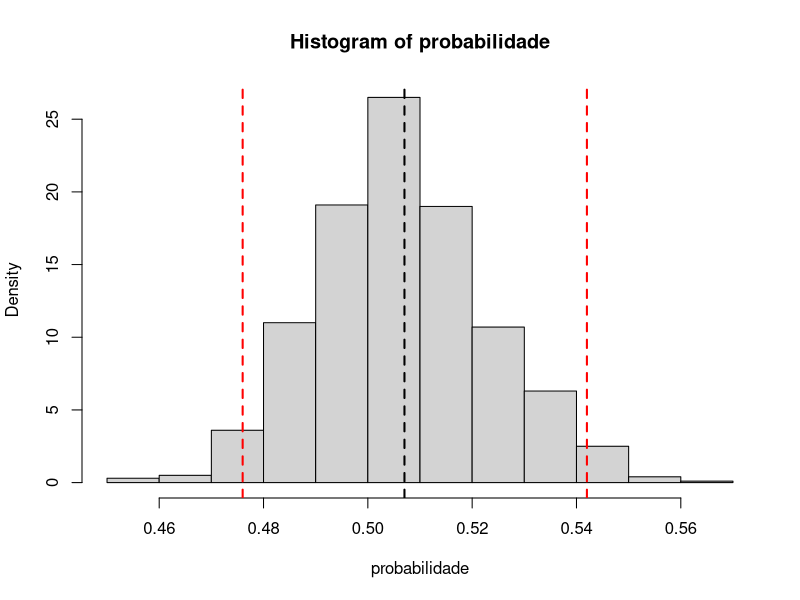

This figure's R source:
        #---------------------------------------------------# 
        #       Laboratório de Estatística (EST-064)        #
        # Prob. Aniversário e DataFormat - Aula12 26/08/24  #
        #---------------------------------------------------#

# Probabilidade com o dia do aniversário
aniversarios <- sample(1:365, size = 23, replace = TRUE)
aniversarios

## Estimativa com o pbirthday
pbirthday(n = 23)

## Verifica se há duplicados
duplicated(aniversarios)

## Verifica coincidencia
coincide <- min(1, sum(duplicated(aniversarios)))
coincide

#Limpando tudo
rm(list = ls())

## Criando com função para realizar essa operação de probabilidade com o dia do aniversario 
n = 23
birthday <- function(n){
  aniversarios <- sample(x = 1:365, size = n, replace = TRUE)
  qte <- sum(duplicated(aniversarios))
  coincide <- min(1, qte)
  return(coincide)
}

## Chamada da função
birthday(22)

## Usando o replicate para replicar a função 
resultados <- replicate(10000, birthday(22))
## Tipo do replicate padrão
str(resultados)
## Média dos resultados
mean(resultados)

## Estimando para 60
pbirthday(60)

resultados <- replicate(10000, birthday(60))
mean(resultados)

## Criando função simula
simula <- function(run = 1000, n = 23){
  resultados <- replicate(n = run, expr = birthday(n))
  return (mean(resultados))
}

## Chamando a função
simula(run = 10, n = 23)

## Replicando ela 1000 vezes
probabilidade <- replicate(1000, simula(run = 1000, n = 23))

## Criando histograma para representar 
hist(probabilidade, freq = F)
abline(v = mean(probabilidade), lty = 2, lwd = 2)
mean(probabilidade)
sd(probabilidade)

## Colacando os quantil no gráfico
quantis <- quantile(probabilidade, probs = c(0.025, 0.975))
abline(v =quantis, lty = 2, lwd = 2, col = 'red')

## Intevalo de confiança 95%
quantile(probabilidade, probs = c(0.025, 0.975))

## Semi amplitude
diff(quantis)/2


# Sistema de dados da data no PC
data <- Sys.Date()
data

## Inicial do dia da semana
format(data, format = "%a")
## Dia da semana
format(data, format = "%A")
## Primeiro dia da semana
format(data, format = "%u")
## Dia do mês
format(data, format = "%d")
## Número do mês
format(data, format = "%m")
## Abreviação do mês
format(data, format = "%b")
## Nome do mês
format(data, format = "%B")
## Ano em que está abreviado
format(data, format = "%y")
## Ano em que está
format(data, format = "%Y")
## Formato da data padrão internacional
format(data, format = "%D")
## Formato padrão do Brasil
format(data, format = "%d/%m/%y")

## Tipo de Data
class(data)
## Primeira data registrada
as.Date(1)

## Estabelecendo origem da data
as.Date(1, origin = "2024-01-01")